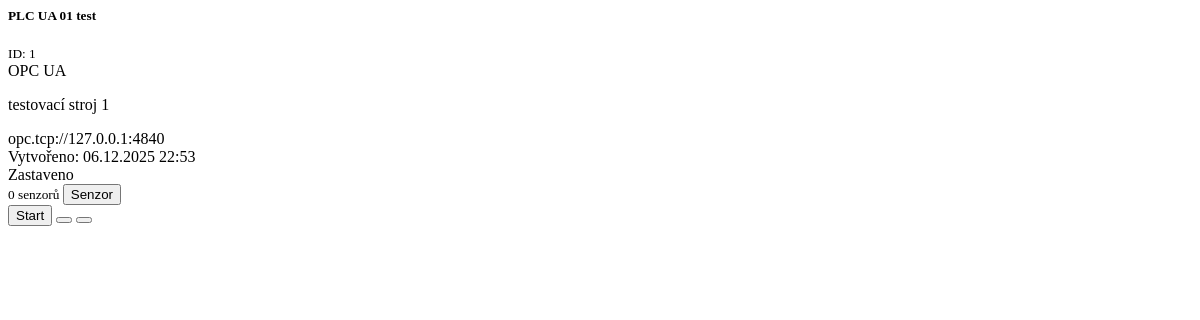
The page /machines/1 on the database as committed earlier.
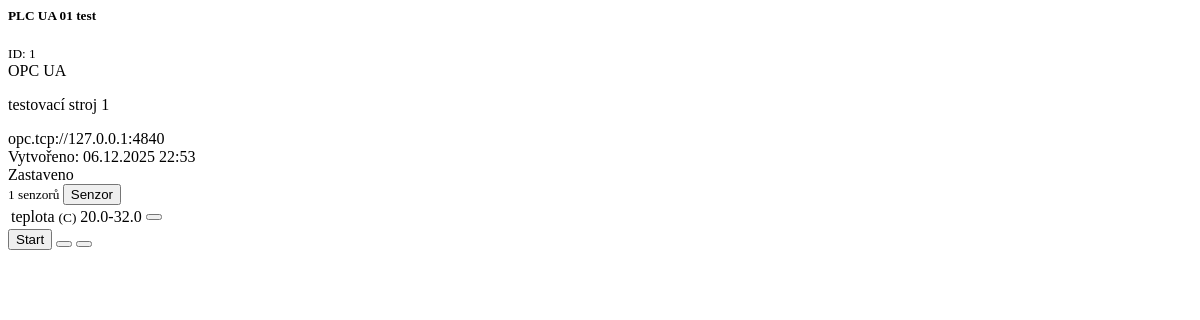
The same page on the database as committed later.
### app/models/sensor.py (models this page shows, shortened)
class SensorBase(SQLModel):
    name: str = Field(index=True, description="Název senzoru (např. 'Teplota motoru')")
    unit: Optional[str] = Field(default=None, description="Jednotka (např. '°C', 'bar')")
    data_type: DataType = Field(default=DataType.FLOAT, description="Datový typ hodnoty")
    initial_value: float = Field(default=0.0, description="Počáteční hodnota")
    min_value: float = Field(default=0.0, description="Minimální hodnota pro simulaci")
    max_value: float = Field(default=100.0, description="Maximální hodnota pro simulaci")
    simulation_type: SimulationType = Field(
        default=SimulationType.RANDOM,
        description="Typ simulace hodnot"
    )
    register_address: Optional[int] = Field(
        default=None,
        description="Adresa Modbus registru (auto-přiřazeno pokud None)"
    )

class Sensor(SensorBase, table=True):
    __tablename__ = "sensors"
    id: Optional[int] = Field(default=None, primary_key=True)
    machine_id: int = Field(foreign_key="machines.id", index=True)
    created_at: datetime = Field(default_factory=datetime.utcnow)
    updated_at: datetime = Field(default_factory=datetime.utcnow)
    machine: Optional["Machine"] = Relationship(back_populates="sensors")

### app/routers/machines.py (the view)
@router.get("/{machine_id}", response_class=HTMLResponse)
async def get_machine(request: Request, machine_id: int, session: Session = Depends(get_session)):
    machine = session.get(Machine, machine_id)
    if not machine:
        raise HTTPException(status_code=404, detail="Stroj nenalezen")
    return templates.TemplateResponse(
        "partials/machine_card.html",
        {"request": request, "machine": machine}
    )

### app/templates/partials/machine_card.html (shortened to what the changed rows need)
<div class="col-md-6 col-lg-4" id="machine-{{ machine.id }}">
    <div class="card machine-card h-100 {{ 'running' if is_running else 'stopped' }}">
        <div class="card-body">
            <div class="mb-2">
                <div class="d-flex justify-content-between align-items-center mb-2">
                    <small class="text-muted">
                        {{ machine.sensors|length if machine.sensors else 0 }} senzorů
                    </small>
                    <button
                        type="button"
                        class="btn btn-sm btn-outline-primary"
                        data-bs-toggle="modal"
                        data-bs-target="#sensorModal"
                        hx-get="/sensors/form/{{ machine.id }}"
                        hx-target="#sensorModalContent"
                        hx-swap="innerHTML"
                    >
                         Senzor
                    </button>
                </div>
                <div class="sensor-list small" style="max-height: 150px; overflow-y: auto;">
                    <table class="table table-sm table-borderless mb-0">
                        <tbody id="sensors-list-{{ machine.id }}">
                            {% for sensor in machine.sensors %}
                            <tr id="sensor-{{ sensor.id }}">
                                <td>
                                    {{ sensor.name }}
                                    {% if sensor.unit %}<small class="text-muted">({{ sensor.unit }})</small>{% endif %}
                                </td>
                                <td class="text-end">
                                    <span class="badge bg-light text-dark">{{ sensor.min_value }}-{{ sensor.max_value }}</span>
                                </td>
                                <td class="text-end" style="width: 30px;">
                                    <button
                                        type="button"
                                        class="btn btn-link btn-sm text-danger p-0"
                                        hx-delete="/sensors/{{ sensor.id }}"
                                        hx-target="#sensor-{{ sensor.id }}"
                                        hx-swap="outerHTML"
                                        hx-confirm="Smazat senzor?"
                                    >
                                    </button>
                                </td>
                            </tr>
                            {% endfor %}
                        </tbody>
                    </table>
                </div>
            </div>
        </div>
    </div>
</div>

Rows that differ between the two databases and show on the page:
added Sensor: name "teplota", unit "C", min_value "20.0", max_value "32.0"
Other text that changed with them:
{{ machine.sensors|length if machine.sensors else 0 }}: "0" → "1"
